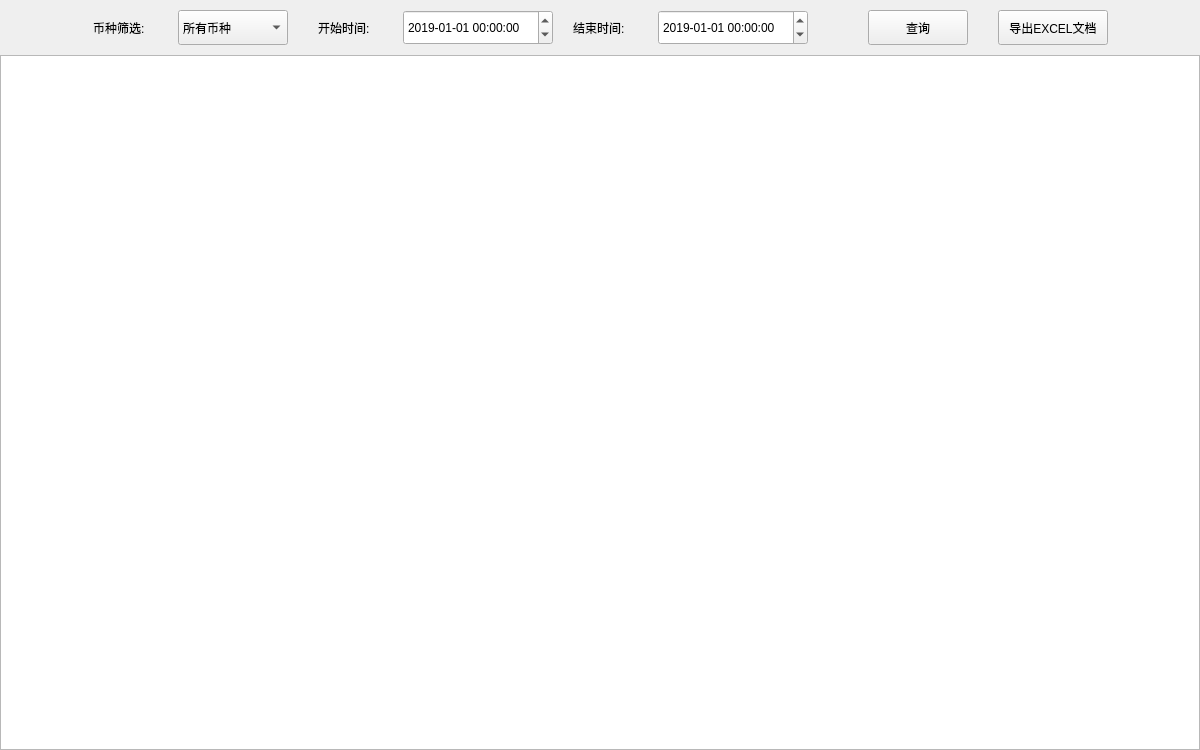
     <widget class="QWidget" name="page_ExchangeChargeDaily">
      <property name="minimumSize">
       <size>
        <width>1200</width>
        <height>750</height>
       </size>
      </property>
      <layout class="QVBoxLayout" name="verticalLayout_23">
       <property name="spacing">
        <number>10</number>
       </property>
       <property name="leftMargin">
        <number>0</number>
       </property>
       <property name="topMargin">
        <number>10</number>
       </property>
       <property name="rightMargin">
        <number>0</number>
       </property>
       <property name="bottomMargin">
        <number>0</number>
       </property>
       <item>
        <layout class="QHBoxLayout" name="horizontalLayout_37">
         <item>
          <spacer name="horizontalSpacer_141">
           <property name="orientation">
            <enum>Qt::Horizontal</enum>
           </property>
           <property name="sizeHint" stdset="0">
            <size>
             <width>40</width>
             <height>20</height>
            </size>
           </property>
          </spacer>
         </item>
         <item>
          <widget class="QLabel" name="lb_ExchangeChargeDaily_1">
           <property name="minimumSize">
            <size>
             <width>75</width>
             <height>35</height>
            </size>
           </property>
           <property name="maximumSize">
            <size>
             <width>75</width>
             <height>35</height>
            </size>
           </property>
           <property name="styleSheet">
            <string notr="true"/>
           </property>
           <property name="text">
            <string>币种筛选:</string>
           </property>
          </widget>
         </item>
         <item>
          <widget class="QComboBox" name="cbx_ExchangeChargeDaily_CoinType">
           <property name="minimumSize">
            <size>
             <width>110</width>
             <height>35</height>
            </size>
           </property>
           <property name="maximumSize">
            <size>
             <width>110</width>
             <height>35</height>
            </size>
           </property>
           <property name="styleSheet">
            <string notr="true"/>
           </property>
           <item>
            <property name="text">
             <string>所有币种</string>
            </property>
           </item>
          </widget>
         </item>
         <item>
          <spacer name="horizontalSpacer_140">
           <property name="orientation">
            <enum>Qt::Horizontal</enum>
           </property>
           <property name="sizeType">
            <enum>QSizePolicy::Fixed</enum>
           </property>
           <property name="sizeHint" stdset="0">
            <size>
             <width>20</width>
             <height>20</height>
            </size>
           </property>
          </spacer>
         </item>
         <item>
          <widget class="QLabel" name="lb_ExchangeChargeDaily_2">
           <property name="minimumSize">
            <size>
             <width>75</width>
             <height>35</height>
            </size>
           </property>
           <property name="maximumSize">
            <size>
             <width>40</width>
             <height>35</height>
            </size>
           </property>
           <property name="styleSheet">
            <string notr="true"/>
           </property>
           <property name="text">
            <string>开始时间:</string>
           </property>
          </widget>
         </item>
         <item>
          <widget class="QDateTimeEdit" name="date_ExchangeChargeDaily_Start">
           <property name="minimumSize">
            <size>
             <width>150</width>
             <height>35</height>
            </size>
           </property>
           <property name="maximumSize">
            <size>
             <width>150</width>
             <height>35</height>
            </size>
           </property>
           <property name="dateTime">
            <datetime>
             <hour>0</hour>
             <minute>0</minute>
             <second>0</second>
             <year>2019</year>
             <month>1</month>
             <day>1</day>
            </datetime>
           </property>
           <property name="displayFormat">
            <string>yyyy-MM-dd hh:mm:ss</string>
           </property>
          </widget>
         </item>
         <item>
          <spacer name="horizontalSpacer_184">
           <property name="orientation">
            <enum>Qt::Horizontal</enum>
           </property>
           <property name="sizeType">
            <enum>QSizePolicy::Fixed</enum>
           </property>
           <property name="sizeHint" stdset="0">
            <size>
             <width>10</width>
             <height>20</height>
            </size>
           </property>
          </spacer>
         </item>
         <item>
          <widget class="QLabel" name="lb_ExchangeChargeDaily_3">
           <property name="minimumSize">
            <size>
             <width>75</width>
             <height>35</height>
            </size>
           </property>
           <property name="maximumSize">
            <size>
             <width>40</width>
             <height>35</height>
            </size>
           </property>
           <property name="styleSheet">
            <string notr="true"/>
           </property>
           <property name="text">
            <string>结束时间:</string>
           </property>
          </widget>
         </item>
         <item>
          <widget class="QDateTimeEdit" name="date_ExchangeChargeDaily_End">
           <property name="minimumSize">
            <size>
             <width>150</width>
             <height>35</height>
            </size>
           </property>
           <property name="maximumSize">
            <size>
             <width>150</width>
             <height>35</height>
            </size>
           </property>
           <property name="dateTime">
            <datetime>
             <hour>0</hour>
             <minute>0</minute>
             <second>0</second>
             <year>2019</year>
             <month>1</month>
             <day>1</day>
            </datetime>
           </property>
           <property name="displayFormat">
            <string>yyyy-MM-dd hh:mm:ss</string>
           </property>
          </widget>
         </item>
         <item>
          <spacer name="horizontalSpacer_138">
           <property name="orientation">
            <enum>Qt::Horizontal</enum>
           </property>
           <property name="sizeType">
            <enum>QSizePolicy::Fixed</enum>
           </property>
           <property name="sizeHint" stdset="0">
            <size>
             <width>50</width>
             <height>20</height>
            </size>
           </property>
          </spacer>
         </item>
         <item>
          <widget class="QPushButton" name="btn_ExchangeChargeDaily_Search">
           <property name="minimumSize">
            <size>
             <width>100</width>
             <height>35</height>
            </size>
           </property>
           <property name="maximumSize">
            <size>
             <width>100</width>
             <height>35</height>
            </size>
           </property>
           <property name="cursor">
            <cursorShape>PointingHandCursor</cursorShape>
           </property>
           <property name="focusPolicy">
            <enum>Qt::NoFocus</enum>
           </property>
           <property name="styleSheet">
            <string notr="true"/>
           </property>
           <property name="text">
            <string>查询</string>
           </property>
          </widget>
         </item>
         <item>
          <spacer name="horizontalSpacer_139">
           <property name="orientation">
            <enum>Qt::Horizontal</enum>
           </property>
           <property name="sizeType">
            <enum>QSizePolicy::Fixed</enum>
           </property>
           <property name="sizeHint" stdset="0">
            <size>
             <width>20</width>
             <height>20</height>
            </size>
           </property>
          </spacer>
         </item>
         <item>
          <widget class="QPushButton" name="btn_ExchangeChargeDaily_Export">
           <property name="minimumSize">
            <size>
             <width>110</width>
             <height>35</height>
            </size>
           </property>
           <property name="maximumSize">
            <size>
             <width>110</width>
             <height>35</height>
            </size>
           </property>
           <property name="cursor">
            <cursorShape>PointingHandCursor</cursorShape>
           </property>
           <property name="focusPolicy">
            <enum>Qt::NoFocus</enum>
           </property>
           <property name="styleSheet">
            <string notr="true"/>
           </property>
           <property name="text">
            <string>导出EXCEL文档</string>
           </property>
          </widget>
         </item>
         <item>
          <spacer name="horizontalSpacer_137">
           <property name="orientation">
            <enum>Qt::Horizontal</enum>
           </property>
           <property name="sizeHint" stdset="0">
            <size>
             <width>40</width>
             <height>20</height>
            </size>
           </property>
          </spacer>
         </item>
        </layout>
       </item>
       <item>
        <layout class="QGridLayout" name="gridLayout_25">
         <property name="spacing">
          <number>0</number>
         </property>
         <item row="0" column="0">
          <widget class="QTableWidget" name="tbw_ExchangeChargeDaily">
           <property name="minimumSize">
            <size>
             <width>1200</width>
             <height>695</height>
            </size>
           </property>
          </widget>
         </item>
        </layout>
       </item>
      </layout>
     </widget>
